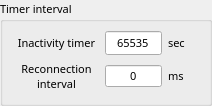
                 <widget class="QGroupBox" name="group_packing_5">
                  <property name="minimumSize">
                   <size>
                    <width>210</width>
                    <height>90</height>
                   </size>
                  </property>
                  <property name="maximumSize">
                   <size>
                    <width>420</width>
                    <height>180</height>
                   </size>
                  </property>
                  <property name="font">
                   <font>
                    <family>맑은 고딕</family>
                    <pointsize>8</pointsize>
                   </font>
                  </property>
                  <property name="title">
                   <string>Timer interval</string>
                  </property>
                  <layout class="QGridLayout" name="gridLayout_40">
                   <property name="topMargin">
                    <number>9</number>
                   </property>
                   <item row="0" column="0">
                    <layout class="QGridLayout" name="gridLayout_9">
                     <property name="horizontalSpacing">
                      <number>6</number>
                     </property>
                     <item row="0" column="0">
                      <widget class="QLabel" name="label_135">
                       <property name="minimumSize">
                        <size>
                         <width>85</width>
                         <height>22</height>
                        </size>
                       </property>
                       <property name="maximumSize">
                        <size>
                         <width>170</width>
                         <height>50</height>
                        </size>
                       </property>
                       <property name="font">
                        <font>
                         <family>맑은 고딕</family>
                         <pointsize>8</pointsize>
                        </font>
                       </property>
                       <property name="text">
                        <string>Inactivity timer</string>
                       </property>
                       <property name="alignment">
                        <set>Qt::AlignCenter</set>
                       </property>
                      </widget>
                     </item>
                     <item row="0" column="1">
                      <widget class="QLineEdit" name="ch1_inact_timer">
                       <property name="minimumSize">
                        <size>
                         <width>57</width>
                         <height>22</height>
                        </size>
                       </property>
                       <property name="maximumSize">
                        <size>
                         <width>57</width>
                         <height>16777215</height>
                        </size>
                       </property>
                       <property name="font">
                        <font>
                         <family>맑은 고딕</family>
                         <pointsize>8</pointsize>
                        </font>
                       </property>
                       <property name="toolTip">
                        <string>&lt;html&gt;&lt;head/&gt;&lt;body&gt;&lt;p&gt;0~65535 (sec.)&lt;/p&gt;&lt;/body&gt;&lt;/html&gt;</string>
                       </property>
                       <property name="text">
                        <string>65535</string>
                       </property>
                       <property name="maxLength">
                        <number>5</number>
                       </property>
                       <property name="alignment">
                        <set>Qt::AlignCenter</set>
                       </property>
                      </widget>
                     </item>
                     <item row="0" column="2">
                      <widget class="QLabel" name="label_156">
                       <property name="minimumSize">
                        <size>
                         <width>30</width>
                         <height>22</height>
                        </size>
                       </property>
                       <property name="maximumSize">
                        <size>
                         <width>30</width>
                         <height>22</height>
                        </size>
                       </property>
                       <property name="font">
                        <font>
                         <family>맑은 고딕</family>
                         <pointsize>8</pointsize>
                        </font>
                       </property>
                       <property name="text">
                        <string>sec</string>
                       </property>
                      </widget>
                     </item>
                    </layout>
                   </item>
                   <item row="1" column="0">
                    <layout class="QGridLayout" name="gridLayout_39">
                     <property name="horizontalSpacing">
                      <number>6</number>
                     </property>
                     <item row="0" column="0">
                      <widget class="QLabel" name="ch1_reconnection_label">
                       <property name="minimumSize">
                        <size>
                         <width>85</width>
                         <height>22</height>
                        </size>
                       </property>
                       <property name="maximumSize">
                        <size>
                         <width>170</width>
                         <height>50</height>
                        </size>
                       </property>
                       <property name="font">
                        <font>
                         <family>맑은 고딕</family>
                         <pointsize>8</pointsize>
                        </font>
                       </property>
                       <property name="text">
                        <string>Reconnection
interval</string>
                       </property>
                       <property name="alignment">
                        <set>Qt::AlignCenter</set>
                       </property>
                      </widget>
                     </item>
                     <item row="0" column="1">
                      <widget class="QLineEdit" name="ch1_reconnection">
                       <property name="minimumSize">
                        <size>
                         <width>57</width>
                         <height>22</height>
                        </size>
                       </property>
                       <property name="maximumSize">
                        <size>
                         <width>57</width>
                         <height>22</height>
                        </size>
                       </property>
                       <property name="font">
                        <font>
                         <family>맑은 고딕</family>
                         <pointsize>8</pointsize>
                        </font>
                       </property>
                       <property name="toolTip">
                        <string>&lt;html&gt;&lt;head/&gt;&lt;body&gt;&lt;p&gt;1~65535 (ms)&lt;/p&gt;&lt;/body&gt;&lt;/html&gt;</string>
                       </property>
                       <property name="text">
                        <string>0</string>
                       </property>
                       <property name="maxLength">
                        <number>5</number>
                       </property>
                       <property name="alignment">
                        <set>Qt::AlignCenter</set>
                       </property>
                      </widget>
                     </item>
                     <item row="0" column="2">
                      <widget class="QLabel" name="label_155">
                       <property name="minimumSize">
                        <size>
                         <width>30</width>
                         <height>22</height>
                        </size>
                       </property>
                       <property name="maximumSize">
                        <size>
                         <width>30</width>
                         <height>22</height>
                        </size>
                       </property>
                       <property name="font">
                        <font>
                         <family>맑은 고딕</family>
                         <pointsize>8</pointsize>
                        </font>
                       </property>
                       <property name="text">
                        <string>ms</string>
                       </property>
                      </widget>
                     </item>
                    </layout>
                   </item>
                  </layout>
                 </widget>
